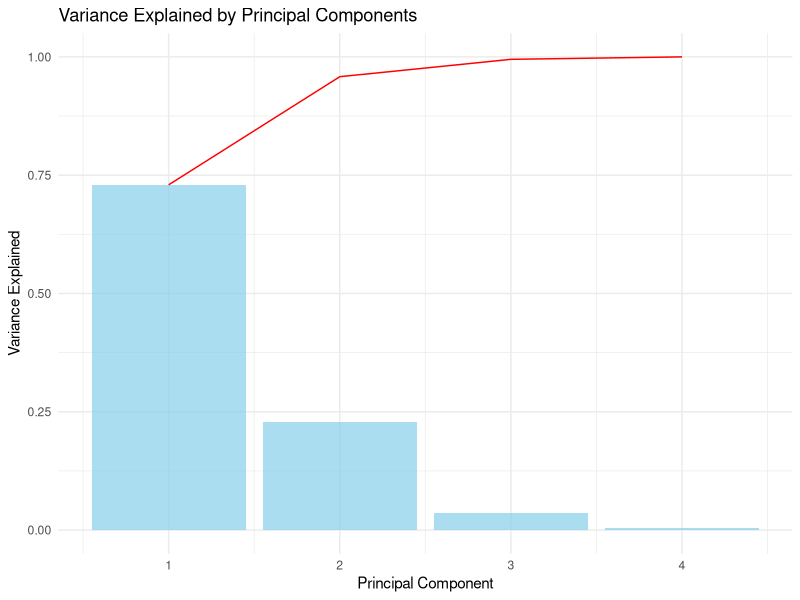
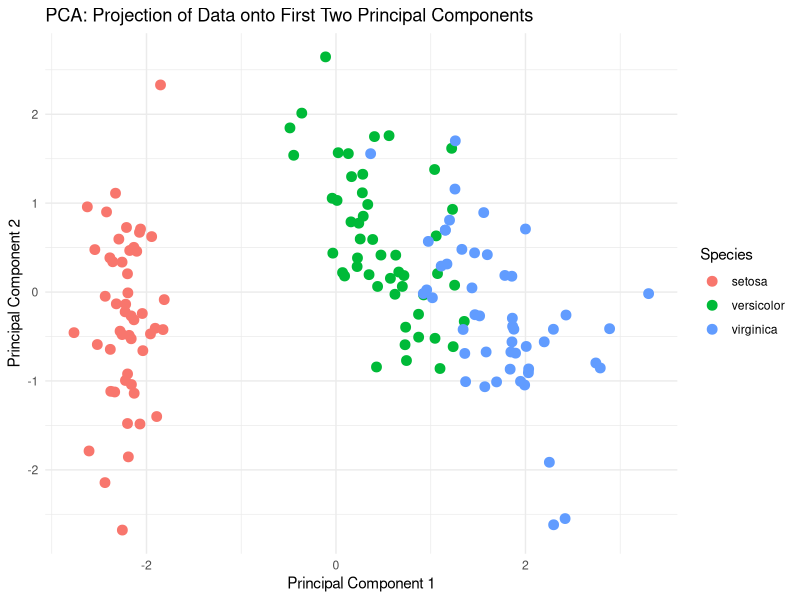
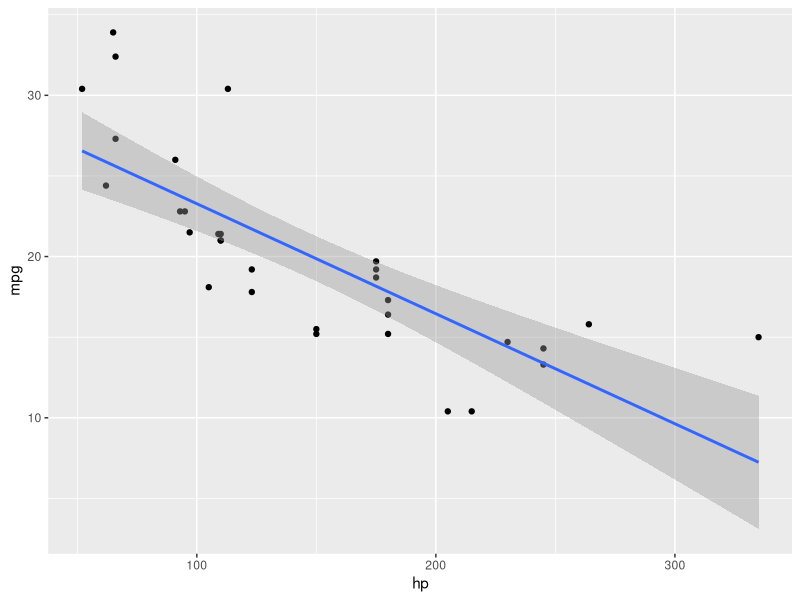
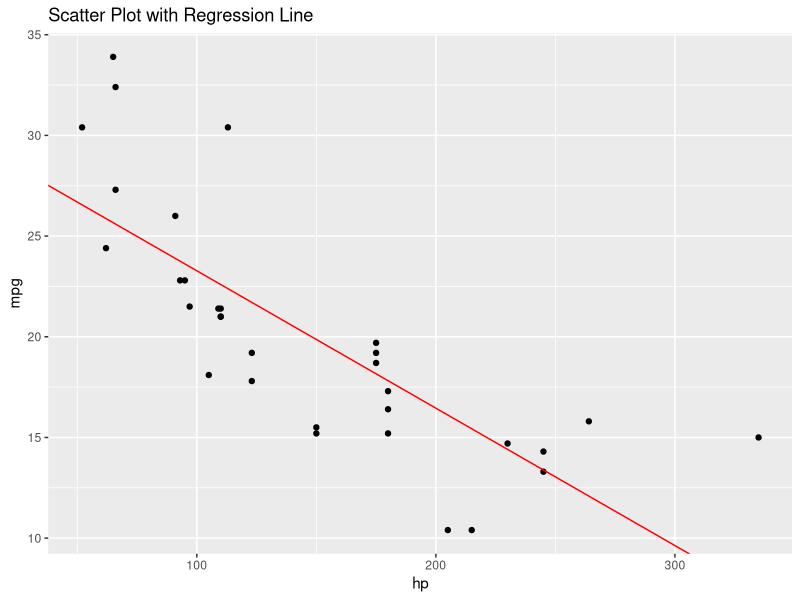
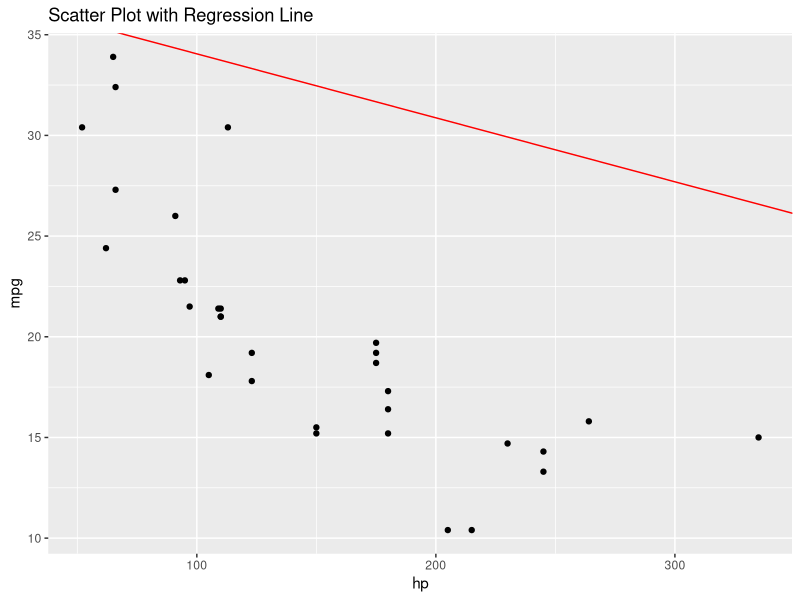
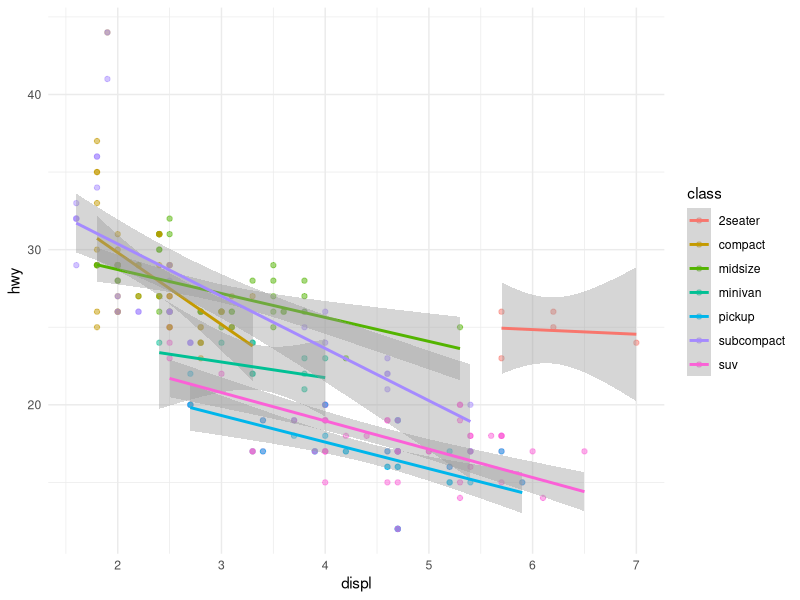

R code for these plots, in order:
## ---- chunk 1
knitr::opts_chunk$set(echo = TRUE)
library(ggplot2)
## ---- chunk 2
# Load the iris dataset
data(iris)

# Standardize the data (optional but recommended for PCA)
scaled_data <- scale(iris[, 1:4])

# Perform PCA
pca_result <- prcomp(scaled_data)

# Summary of PCA results
summary(pca_result)

# Visualize the proportion of variance explained by each principal component
var_explained <- pca_result$sdev^2 / sum(pca_result$sdev^2)
cumulative_var <- cumsum(var_explained)

# Plot the variance explained
variance_df <- data.frame(PrincipalComponent = 1:length(var_explained), 
                          VarianceExplained = var_explained,
                          CumulativeVariance = cumulative_var)

ggplot(variance_df, aes(x = PrincipalComponent, y = VarianceExplained)) +
  geom_bar(stat = "identity", fill = "skyblue", alpha = 0.7) +
  geom_line(aes(x = PrincipalComponent, y = CumulativeVariance, group = 1), color = "red") +
  labs(title = "Variance Explained by Principal Components",
       x = "Principal Component",
       y = "Variance Explained") +
  theme_minimal()

# Visualize the data in the reduced space (first two principal components)
pca_data <- as.data.frame(pca_result$x[, 1:2])
pca_data$Species <- iris$Species

ggplot(pca_data, aes(x = PC1, y = PC2, color = Species)) +
  geom_point(size = 3) +
  labs(title = "PCA: Projection of Data onto First Two Principal Components",
       x = "Principal Component 1",
       y = "Principal Component 2") +
  theme_minimal()
## ---- chunk 3
# Extract loadings
loadings <- pca_result$rotation

# Print the loadings
print(loadings)
## ---- chunk 4
# Extract the first two principal components
pc_scores <- pca_result$x[, 1:2]

# Express original variables in terms of principal components
original_variables <- pc_scores %*% t(loadings[, 1:2])

# Print the original variables reconstructed from the first two principal components
print(head(original_variables))
## ---- chunk 5
# Load the mtcars dataset
data(mtcars)
ggplot(data=mtcars, aes(x=hp, y=mpg)) + geom_point() + geom_smooth(method = lm)
## ---- chunk 6
# Load the mtcars dataset
data(mtcars)

# Fit a multiple linear regression model
model <- lm(mpg ~ hp, data = mtcars)

# Extract coefficients
coefficients <- coef(model)

# Create a scatter plot
ggplot(data = mtcars, aes(x = hp, y = mpg)) +
  geom_point() +
  geom_abline(intercept = coefficients[1], slope = coefficients[2], color = "red") +
  labs(title = "Scatter Plot with Regression Line")

## ---- chunk 7
# Load the mtcars dataset
data(mtcars)

# Fit a multiple linear regression model
model <- lm(mpg ~ hp + wt, data = mtcars)

# Extract coefficients
coefficients <- coef(model)

# Create a scatter plot
library(ggplot2)
ggplot(data = mtcars, aes(x = hp, y = mpg)) +
  geom_point() +
  geom_abline(intercept = coefficients[1], slope = coefficients[2], color = "red") +
  labs(title = "Scatter Plot with Regression Line")


## ---- chunk 8


# Scatter plot with regression lines for each vehicle class
ggplot(mpg, aes(x = displ, y = hwy, color = class)) + 
  geom_point(alpha = 0.5) +   # Add points with transparency
  geom_smooth(method = "lm", se = TRUE) +  # Linear regression with CI
  theme_minimal()

